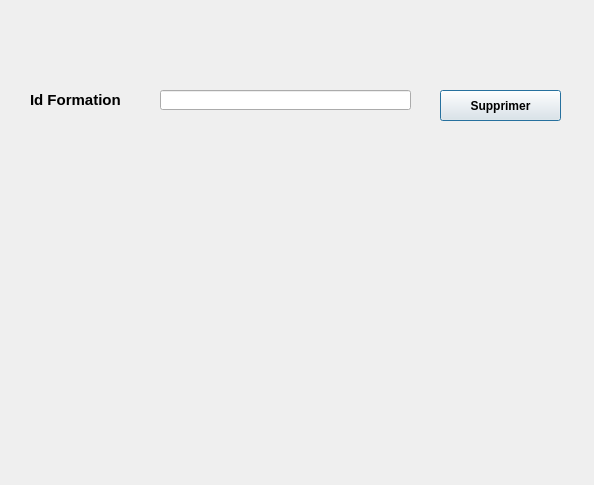
<?xml version="1.0" encoding="UTF-8"?>
<ui version="4.0">
 <class>supprimerforma</class>
 <widget class="QDialog" name="supprimerforma">
  <property name="geometry">
   <rect>
    <x>0</x>
    <y>0</y>
    <width>594</width>
    <height>485</height>
   </rect>
  </property>
  <property name="windowTitle">
   <string>Dialog</string>
  </property>
  <widget class="QPushButton" name="supprimerPB">
   <property name="geometry">
    <rect>
     <x>440</x>
     <y>90</y>
     <width>121</width>
     <height>31</height>
    </rect>
   </property>
   <property name="font">
    <font>
     <pointsize>9</pointsize>
     <weight>75</weight>
     <bold>true</bold>
    </font>
   </property>
   <property name="styleSheet">
    <string notr="true"/>
   </property>
   <property name="text">
    <string>Supprimer</string>
   </property>
   <property name="icon">
    <iconset resource="Images.qrc">
     <normaloff>:/icon/Icon/118.png</normaloff>:/icon/Icon/118.png</iconset>
   </property>
   <property name="iconSize">
    <size>
     <width>30</width>
     <height>30</height>
    </size>
   </property>
  </widget>
  <widget class="QLineEdit" name="lineEdit">
   <property name="geometry">
    <rect>
     <x>160</x>
     <y>90</y>
     <width>251</width>
     <height>20</height>
    </rect>
   </property>
  </widget>
  <widget class="QLabel" name="label">
   <property name="geometry">
    <rect>
     <x>30</x>
     <y>90</y>
     <width>101</width>
     <height>21</height>
    </rect>
   </property>
   <property name="styleSheet">
    <string notr="true"/>
   </property>
   <property name="text">
    <string>&lt;!DOCTYPE HTML PUBLIC &quot;-//W3C//DTD HTML 4.0//EN&quot; &quot;http://www.w3.org/TR/REC-html40/strict.dtd&quot;&gt;
&lt;html&gt;&lt;head&gt;&lt;meta name=&quot;qrichtext&quot; content=&quot;1&quot; /&gt;&lt;style type=&quot;text/css&quot;&gt;
p, li { white-space: pre-wrap; }
&lt;/style&gt;&lt;/head&gt;&lt;body style=&quot; font-family:'MS Shell Dlg 2'; font-size:8.25pt; font-weight:400; font-style:normal;&quot;&gt;
&lt;p style=&quot; margin-top:0px; margin-bottom:0px; margin-left:0px; margin-right:0px; -qt-block-indent:0; text-indent:0px;&quot;&gt;&lt;span style=&quot; font-size:11pt; font-weight:600;&quot;&gt;Id Formation&lt;/span&gt;&lt;/p&gt;&lt;/body&gt;&lt;/html&gt;</string>
   </property>
  </widget>
  <widget class="QPushButton" name="retourPB">
   <property name="geometry">
    <rect>
     <x>40</x>
     <y>370</y>
     <width>61</width>
     <height>51</height>
    </rect>
   </property>
   <property name="styleSheet">
    <string notr="true"/>
   </property>
   <property name="text">
    <string/>
   </property>
   <property name="icon">
    <iconset resource="Images.qrc">
     <normaloff>:/icon/Icon/28.png</normaloff>:/icon/Icon/28.png</iconset>
   </property>
   <property name="iconSize">
    <size>
     <width>40</width>
     <height>40</height>
    </size>
   </property>
   <property name="flat">
    <bool>true</bool>
   </property>
  </widget>
  <widget class="QLabel" name="label_3">
   <property name="geometry">
    <rect>
     <x>-120</x>
     <y>-30</y>
     <width>871</width>
     <height>661</height>
    </rect>
   </property>
   <property name="text">
    <string/>
   </property>
   <property name="pixmap">
    <pixmap resource="Images.qrc">:/Arriere/images/markedsstrategi.jpg</pixmap>
   </property>
  </widget>
  <zorder>label_3</zorder>
  <zorder>supprimerPB</zorder>
  <zorder>lineEdit</zorder>
  <zorder>label</zorder>
  <zorder>retourPB</zorder>
 </widget>
 <resources>
  <include location="Images.qrc"/>
 </resources>
 <connections/>
</ui>
